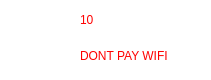
   <widget class="QFrame" name="frame_4">
    <property name="geometry">
     <rect>
      <x>190</x>
      <y>520</y>
      <width>211</width>
      <height>80</height>
     </rect>
    </property>
    <property name="styleSheet">
     <string notr="true">border-radius: 20px;
background: white;
box-shadow:  20px 20px 39px #bebebe,
             -20px -20px 39px #ffffff;</string>
    </property>
    <property name="frameShape">
     <enum>QFrame::StyledPanel</enum>
    </property>
    <property name="frameShadow">
     <enum>QFrame::Raised</enum>
    </property>
    <widget class="QLabel" name="label_50">
     <property name="geometry">
      <rect>
       <x>80</x>
       <y>10</y>
       <width>91</width>
       <height>20</height>
      </rect>
     </property>
     <property name="styleSheet">
      <string notr="true">font: 75 8pt &quot;Josefin Sans SemiBold&quot;;
color:red
</string>
     </property>
     <property name="text">
      <string>10</string>
     </property>
    </widget>
    <widget class="QLabel" name="label_47">
     <property name="geometry">
      <rect>
       <x>80</x>
       <y>46</y>
       <width>171</width>
       <height>20</height>
      </rect>
     </property>
     <property name="styleSheet">
      <string notr="true">font: 75 8pt &quot;Josefin Sans SemiBold&quot;;
color:red
</string>
     </property>
     <property name="text">
      <string>DONT PAY WIFI</string>
     </property>
    </widget>
    <widget class="QLabel" name="label_55">
     <property name="geometry">
      <rect>
       <x>10</x>
       <y>0</y>
       <width>61</width>
       <height>71</height>
      </rect>
     </property>
     <property name="styleSheet">
      <string notr="true">image: url(:/newPrefix/cash-payment-icon-5.png);</string>
     </property>
     <property name="text">
      <string/>
     </property>
    </widget>
   </widget>
